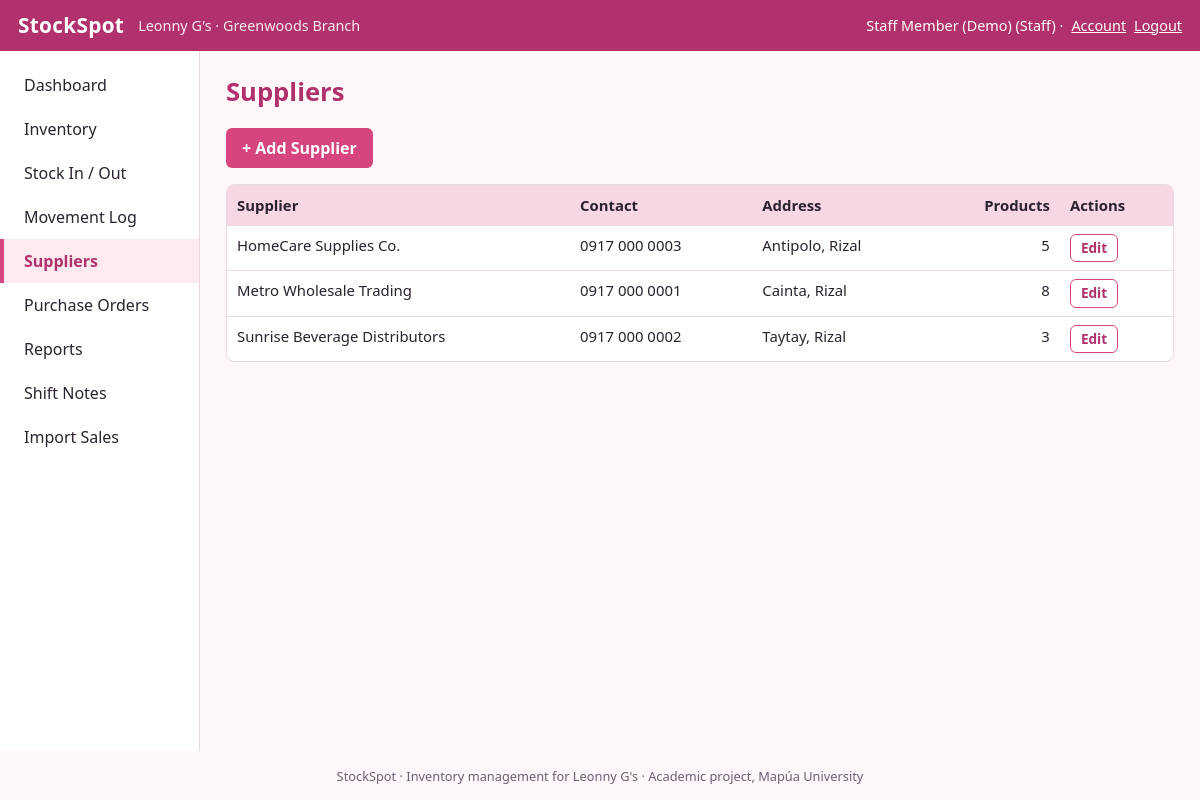
/suppliers.php (signed in), run on the app's committed database.
### tables this page shows
CREATE TABLE suppliers (
  supplier_id    INT UNSIGNED AUTO_INCREMENT PRIMARY KEY,
  supplier_name  VARCHAR(100) NOT NULL,
  contact_number VARCHAR(30)  NULL,
  address        VARCHAR(255) NULL
);

### includes/helpers.php (called while the page is built, shortened)
<?php
function e($v): string { return htmlspecialchars((string)$v, ENT_QUOTES | ENT_SUBSTITUTE, 'UTF-8'); }

### public/suppliers.php (the view, shortened to what this page needs)
<?php
$pdo = db();
$rows = $pdo->query('SELECT s.*, (SELECT COUNT(*) FROM products p WHERE p.supplier_id = s.supplier_id AND p.is_archived = 0) AS n FROM suppliers s ORDER BY supplier_name')->fetchAll();
?>
<p><a class="btn" href="supplier_form.php">+ Add Supplier</a></p>
<div class="tablewrap"><table><tr><th>Supplier</th><th>Contact</th><th>Address</th><th class="num">Products</th><th>Actions</th></tr>
<?php foreach ($rows as $r): ?><tr><td><?= e($r['supplier_name']) ?></td><td><?= e($r['contact_number'] ?? '') ?></td><td><?= e($r['address'] ?? '') ?></td><td class="num"><?= (int)$r['n'] ?></td><td>
<a class="btn sm sec" href="supplier_form.php?id=<?= (int)$r['supplier_id'] ?>">Edit</a>
</td></tr>
<?php endforeach; if (!$rows): ?><tr><td colspan="5" class="empty">No suppliers yet.</td></tr><?php endif; ?></table></div>

### public/assets/style.css (style rules this page uses)
:root { --pink:#d6457f;--pink-d:#b0316b;--pink-l:#fdeaf1;--pink-m:#f8d7e5;--ink:#2b2230;--mute:#6b6072;--line:#ead7e0;--ok:#2e8b57;--warn:#c77d0a;--bad:#c0392b;--bg:#fff7fa }
* { box-sizing:border-box }
body { margin:0;font-family:system-ui,-apple-system,"Segoe UI",Roboto,Arial,sans-serif;color:var(--ink);background:var(--bg);line-height:1.5 }
a { color:var(--pink-d) }
.tablewrap { overflow-x:auto;background:#fff;border:1px solid var(--line);border-radius:8px }
table { border-collapse:collapse;width:100%;font-size:.93rem }
th { background:var(--pink-m);text-align:left;padding:9px 10px;white-space:nowrap }
td { padding:8px 10px;border-top:1px solid var(--line);vertical-align:top }
.num { text-align:right;white-space:nowrap }
.btn,button.btn { display:inline-block;background:var(--pink);color:#fff;border:0;border-radius:6px;padding:8px 16px;font:inherit;font-weight:600;cursor:pointer;text-decoration:none }
.btn.sec { background:#fff;color:var(--pink-d);border:1px solid var(--pink) }
.btn.sm { padding:3px 10px;font-size:.85rem }

### data on the page
suppliers: supplier_name "HomeCare Supplies Co.", contact_number "0917 000 0003", address "Antipolo, Rizal", n "5"
suppliers: supplier_name "Metro Wholesale Trading", contact_number "0917 000 0001", address "Cainta, Rizal", n "8"
suppliers: supplier_name "Sunrise Beverage Distributors", contact_number "0917 000 0002", address "Taytay, Rizal", n "3"

### other printed values
APP_NAME "StockSpot"
STORE_NAME "Leonny G's"
$u['name'] "Staff Member (Demo)"
$u['role'] "Staff"
$label "Dashboard"
$label "Inventory"
$label "Stock In / Out"
$label "Movement Log"
$label "Suppliers"
$label "Purchase Orders"
$label "Reports"
$label "Shift Notes"
$label "Import Sales"
$title "Suppliers"
